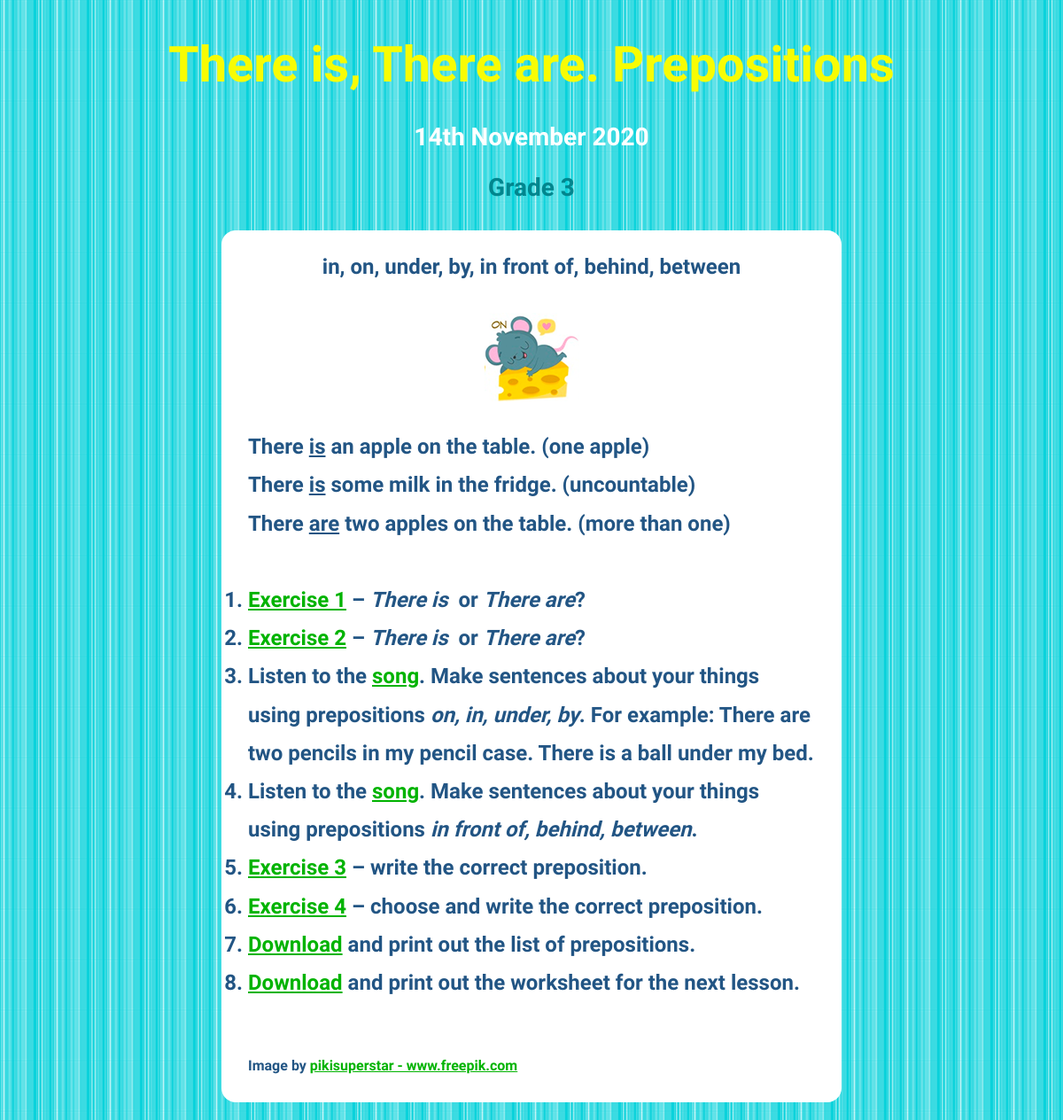
The app's page /blog/grade3/9/, older data.
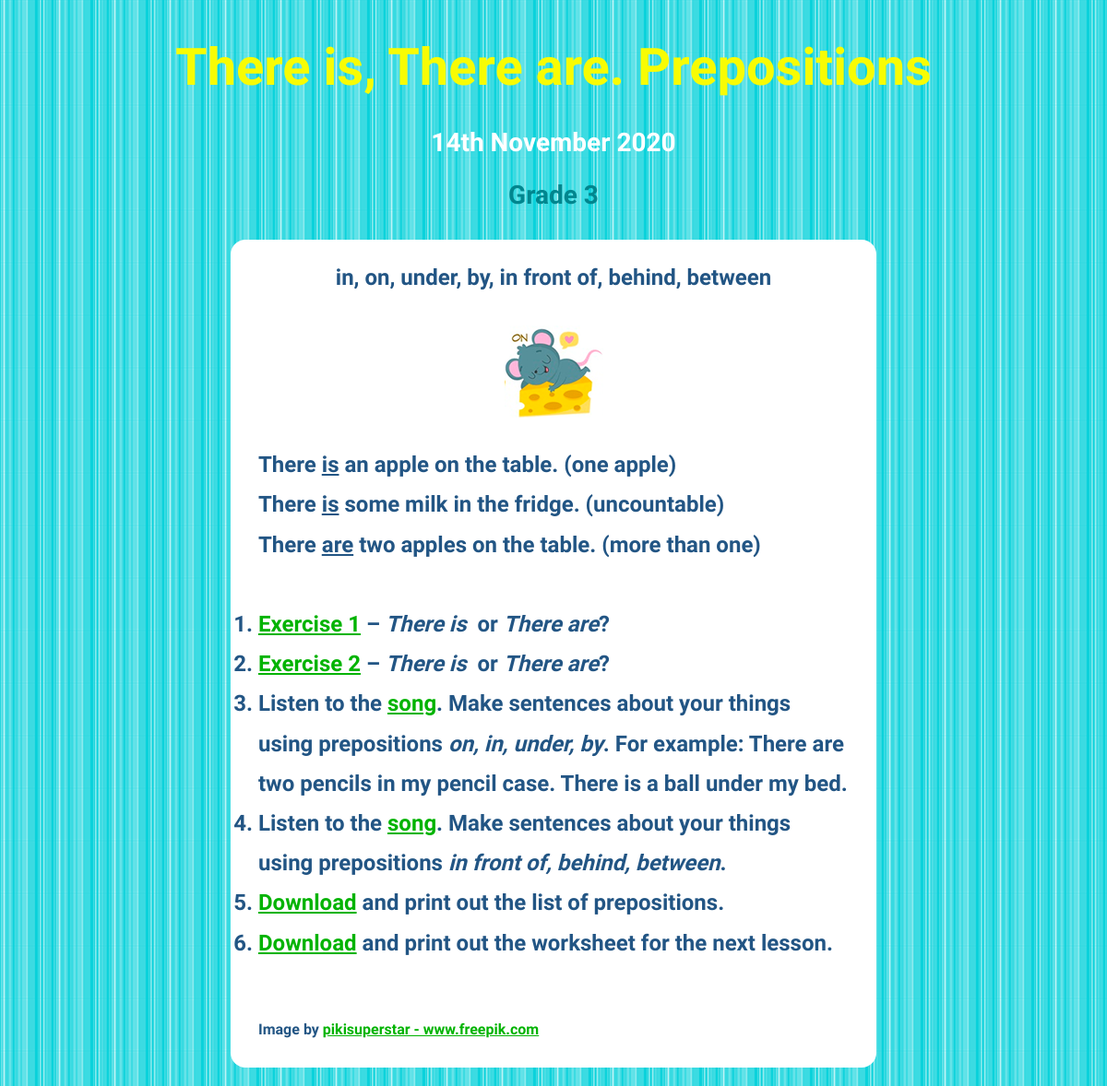
The same page, newer data.
### blog/models.py (models this page shows, shortened)
class Grade3blogpost(models.Model):
    grade = models.CharField(max_length=10, default='Grade 3')
    date = models.DateField()
    title = models.TextField(max_length=200)
    intro = models.TextField(max_length=400, default='intro')
    description = models.TextField()
    image = models.ImageField(upload_to='blog/images/', default='blog/images/soon.png')
    file = models.FileField(upload_to='blog/downloads/', blank='True')
    credits = models.TextField(blank='True')

### blog/views.py (the view)
# urls.py: path('grade3/<int:post_id>/', views.view_one_grade3, name='url_one_grade3'),
def view_one_grade3(request, post_id):
    blogpost = get_object_or_404(Grade3blogpost, pk=post_id)
    return render(request, 'blog/one_post.html', {'blogpost': blogpost})

### blog/templates/blog/one_post.html (shortened to what this page needs)
<!DOCTYPE html>
{% load static %}
<html lang="en">
<head>
    <link href="{% static 'blog/one_post.css' %}" type="text/css" rel="stylesheet"/>
</head>
<body>
<h1>{{ blogpost.title }}</h1>
<h2>{{ blogpost.date|date:'jS F Y' }}</h2>
<h3>{{ blogpost.grade }}</h3>
<div>
    <h4>{{ blogpost.intro | safe }}</h4>
    <img src="/{{ blogpost.image }}" alt="{{ blogpost.title }}">
    <p>{{ blogpost.description | safe }}</p>
    <p class="small">{{ blogpost.credits | safe }}</p>
</div>
</body>
</html>

Row changes from the older to the newer data that the page shows:
changed Grade3blogpost "There is, There are. Prepositions": description "…of, behind, between . Exercise 3 – write the correct preposition. Exercise 4 – choose and write the correct preposition. Download and print out…" → "…of, behind, between . Download and print out…"
